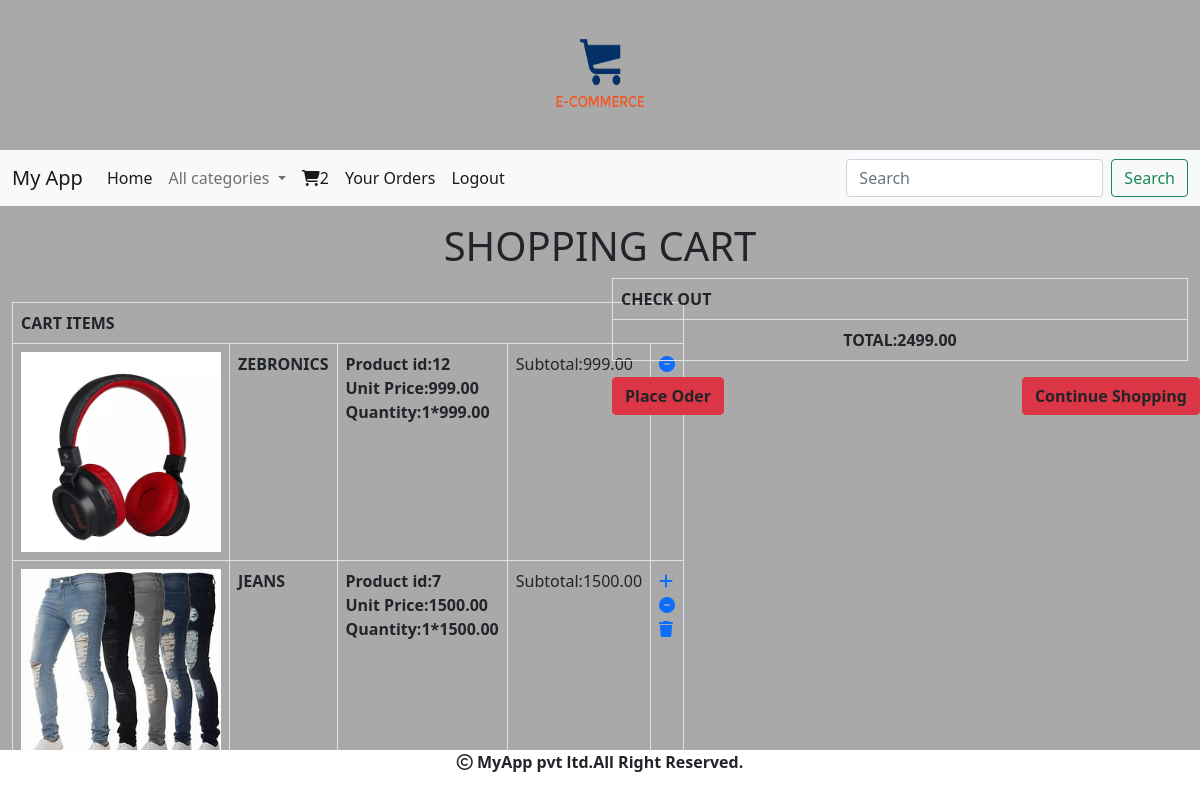
The page /cart/cartview (signed in) on the database its author committed.
### cart/models.py (models this page shows, shortened)
class Cart(models.Model):
    product=models.ForeignKey(Product,on_delete=models.CASCADE)
    user=models.ForeignKey(User,on_delete=models.CASCADE)
    quantity=models.IntegerField()
    date_added=models.DateTimeField(auto_now_add=True)
    def subtotal(self):
        return self.quantity*self.product.price

### shop/models.py (models this page shows, shortened)
class Product(models.Model):
    name=models.CharField(max_length=200)
    desc=models.TextField()
    image=models.ImageField(upload_to='shop/categories',blank=True,null=True)
    price=models.DecimalField(max_digits=10,decimal_places=2)
    category=models.ForeignKey(Category,on_delete=models.CASCADE)
    stock=models.IntegerField()
    available=models.BooleanField(default=True)
    created=models.DateTimeField(auto_now_add=True)
    updates=models.DateTimeField(auto_now=True)

### cart/views.py (the view)
# urls.py: path('cartview',views.cartview,name="cartview"),
def cartview(request):
    sum=0
    u=request.user
    try:
        cart=Cart.objects.filter(user=u)
    except:
        pass
    for i in cart:
        sum+=i.quantity*i.product.price
    return render(request,'cart.html',{'c':cart,'sum':sum})

### cart/context_processors.py (called while the page is built)
def productcount(request):
    item_count=0
    if request.user.is_authenticated:
         u=request.user
    try:
        cart=Cart.objects.filter(user=u)
        for i in cart:
            item_count=item_count+i.quantity
    except:
        item_count=0
    return {'count':item_count}

### shop/context_processors.py (called while the page is built)
def menu_link(request):
    c=Category.objects.all()
    return {'link':c}

### templates/cart.html (shortened to what this page needs)
{%  extends 'base.html' %}
{%  load static %}
{%  block content %}
{% if not c %}
<div class="container mt-4" xmlns="http://www.w3.org/1999/html">
    <h3 class="text-center">Cart is Empty</h3>
    <h5 class="text-center text-success"><a href="{% url 'shop:allcat' %}">Continue shopping</a></h5>
</div>
{% else %}
<div class="container-fluid mt-3">
<div class="row">
    <h1 class="text-center">SHOPPING CART</h1>
    <div class="col-sm-6">
      <table class="table table-bordered">
          <tr><th colspan="5"> CART ITEMS </th></tr>
          {% for i in c %}
          <tr>
            <td><img src="{{i.product.image.url}}" height="200" width="200px"></td>
            <td><b>{{i.product.name}}</b></td>
            <td><b>Product id:{{i.product.id}}</b><br>
                <b>Unit Price:{{i.product.price}}</b><br>
            <b>Quantity:{{i.quantity}}*{{i.product.price}}</b></td>
           <td>Subtotal:{{i.subtotal}}</td>
           <td>
               {% if i.quantity < i.product.stock %}
               <a href="{% url 'cart:addtocart' i.product.name %}"><i class="fa-solid fa-plus"></i></a><br>
                <a href="{% url 'cart:minus' i.product.name %}"><i class="fa-solid fa-circle-minus"></i></a><br>
                <a href="{% url 'cart:delete' i.product.name %}"><i class="fa-solid fa-trash"></i></a></td><br>
                {% else %}
                 <a href="{% url 'cart:minus' i.product.name %}"><i class="fa-solid fa-circle-minus"></i>
                 <a href="{% url 'cart:delete' i.product.name %}">
                 {% endif %}
          </tr>
{% endfor %}
      </table>
    </div>
    <div class="col-sm-6 ">
        <table class="table table-bordered">
            <tr><th colspan="3" class="text=-center">CHECK OUT</th></tr>
              <tr><td class=" text-center"><b>TOTAL:{{sum}}</tr>
        </table>
        <a href="{% url 'cart:orderform' %}" class="btn btn-danger text-dark"><b>Place Oder</b></a>
        <a href="{% url 'shop:allcat' %}" class="btn btn-danger text-dark" style="position:absolute;right:0;"><b>Continue Shopping</b></a>
    </div>
</div>
</div>
{% endif %}
    {% endblock %}

### templates/base.html (shortened to what this page needs)
<!DOCTYPE html>
{% load static %}
<html lang="en">
<head>
    <link href="https://cdn.jsdelivr.net/npm/bootstrap@5.0.2/dist/css/bootstrap.min.css" rel="stylesheet">
    <link rel="stylesheet" href="{% static 'css/style.css' %}">
    <link rel="stylesheet" href="https://cdnjs.cloudflare.com/ajax/libs/font-awesome/6.5.1/css/all.min.css" />
</head>
<body>
<header>
    <center><img src="{% static 'images/lo.png' %}"  height="150px" width="150px"></center>
    <nav class="navbar navbar-expand-lg navbar-light bg-light">
  <div class="container-fluid">
    <a class="navbar-brand" href="#">My App</a>
    <div class="collapse navbar-collapse" id="navbarSupportedContent">
      <ul class="navbar-nav me-auto mb-2 mb-lg-0">
        <li class="nav-item">
          <a class="nav-link active" aria-current="page" href="{% url 'shop:allcat' %}">Home</a>
        </li>
        <li class="nav-item dropdown">
          <a class="nav-link dropdown-toggle" href="#" id="navbarDropdown" role="button" data-bs-toggle="dropdown" aria-expanded="false">
            All categories
          </a>
        </li>
        {% if user.is_authenticated %}
        {% if user.is_superuser == False %}
        <li class="nav-item">
          <a class="nav-link active" aria-current="page" href="{% url 'cart:cartview' %}"><i class="fa-solid fa-cart-shopping"></i>{{count}}</a>
        </li>
           <li class="nav-item">
          <a class="nav-link active" aria-current="page" href="{% url 'cart:orderview' %}">Your Orders</a>
        </li>
        {% endif %}
          <li class="nav-item">
          <a class="nav-link active" aria-current="page" href="{% url 'shop:user_logout' %}">Logout</a>
        </li>
       {% endif %}
      </ul>
      <form class="d-flex" method="POST" action="{% url 'search:search' %}">
        <input class="form-control me-2" type="search"  name="q" placeholder="Search" aria-label="Search">
        <button class="btn btn-outline-success" type="submit">Search</button>
      </form>
    </div>
  </div>
</nav>
</header>
{% block content %}
{% endblock %}
<footer>
  <div class=" mt-5 footer ">
   <p> <i class="fa-regular fa-copyright"> </i> MyApp pvt ltd.All Right Reserved.</p>
  </div>
</footer>
</body>
</html>

### static/css/style.css (style rules this page uses)
body { background-color:#A9A9A9; }
.footer { height:50px; width:100%; background-color:white; position:fixed; bottom:0; left:0; text-align:center; font-weight:bold; }
.table-bordered { bordered-width:4px; }

### rows shown on the page
Cart: product.image (picture), product.name "ZEBRONICS", product.id "12", product.price "999.00", quantity "1", subtotal "999.00"
Cart: product.image (picture), product.name "JEANS", product.id "7", product.price "1500.00", quantity "1", subtotal "1500.00"

### other values the page prints
{{ count }} "2"
{{ sum }} "2499.00"
